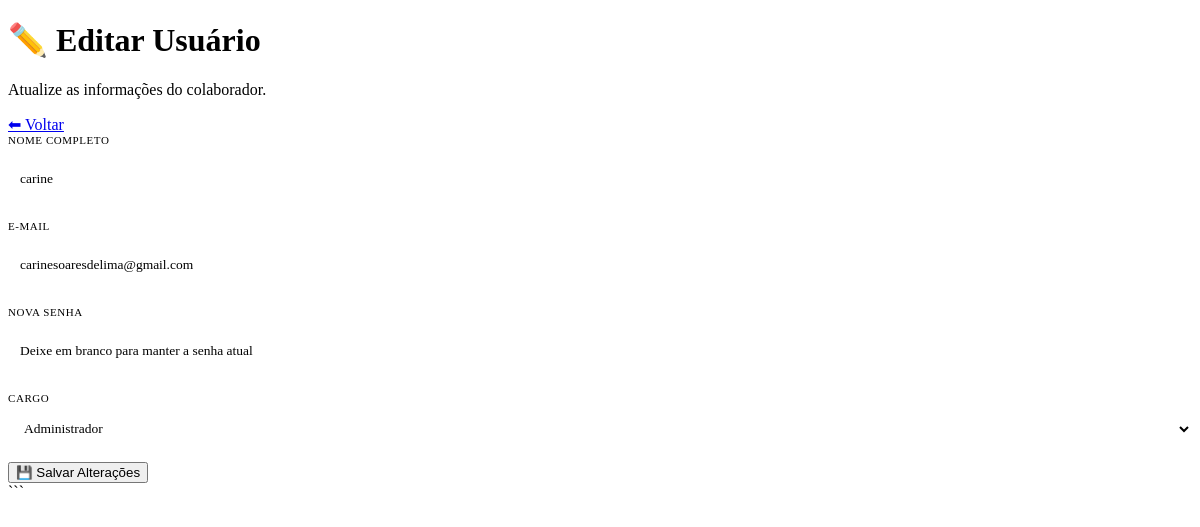
The app's page /editar_usuario/1 (signed in) with its own data.
### tables this page shows
CREATE TABLE usuarios (
        id INTEGER PRIMARY KEY AUTOINCREMENT,
        nome TEXT,
        email TEXT UNIQUE,
        senha TEXT
    , tipo TEXT DEFAULT 'funcionario', ativo INTEGER DEFAULT 1, ultimo_login TIMESTAMP, criado_em TIMESTAMP);

### app.py (the view, shortened to what this page needs)
@app.route("/editar_usuario/<int:id>", methods=["GET", "POST"])
def editar_usuario(id):
    if "user_id" not in session:
        return redirect(url_for("login"))
    conn = get_db()
    usuario = conn.execute(
        "SELECT * FROM usuarios WHERE id=?", (id,)
    ).fetchone()
    conn.close()
    if usuario is None:
        flash("Usuário não encontrado.", "erro")
        return redirect(url_for("usuarios"))
    return render_template("editar_usuario.html", usuario=usuario)

### app.py (called while the page is built)
def get_db():
    conn = sqlite3.connect(DB_PATH)
    conn.row_factory = sqlite3.Row
    return conn

### templates/editar_usuario.html (shortened to what this page needs)
<!DOCTYPE html>
<html lang="pt-br">
<head>
    <link rel="stylesheet" href="{{ url_for('static', filename='css/usuario.css') }}">
</head>
<body class="dashboard-page">
<div class="container">
    <div class="dashboard-box">
        <div class="topo-dashboard">
            <div>
                <h1>✏️ Editar Usuário</h1>
                <p>Atualize as informações do colaborador.</p>
            </div>
            <a href="{{ url_for('usuarios') }}" class="btn-voltar">
                ⬅ Voltar
            </a>
        </div>
        <div class="card">
            <form method="POST">
                <div class="input-group">
                    <label>Nome Completo</label>
                    <input
                        type="text"
                        name="nome"
                        value="{{ usuario.nome }}"
                        required>
                </div>
                <div class="input-group">
                    <label>E-mail</label>
                    <input
                        type="email"
                        name="email"
                        value="{{ usuario.email }}"
                        required>
                </div>
                <div class="input-group">
                    <label>Nova Senha</label>
                    <input
                        type="password"
                        name="senha"
                        placeholder="Deixe em branco para manter a senha atual">
                </div>
                <div class="input-group">
                    <label>Cargo</label>
                    <select name="tipo">
                        <option value="admin"
                            {% if usuario.tipo == 'admin' %}selected{% endif %}>
                            Administrador
                        </option>
                    </select>
                </div>
                <button type="submit">
                    💾 Salvar Alterações
                </button>
            </form>
        </div>
    </div>
</div>
</body>
</html>

### static/css/usuario.css (style rules this page uses)
.input-group { display: flex; flex-direction: column; gap: 6px; margin-bottom: 14px; }
.input-group label { font-size: 11px; font-weight: 500; color: var(--text-muted); text-transform: uppercase; letter-spacing: .05em; }
.input-group input, .input-group select { background: var(--bg-card2); border: 1px solid var(--border); border-radius: var(--radius-sm); color: var(--text); font-family: var(--font); font-size: 13.5px; padding: 8px 12px; outline: none; transition: border-color .15s; height: 38px; width: 100%; }
.input-group input::placeholder { color: var(--text-muted); }
.input-group select option { background: var(--bg-card2); }

### records on screen
usuarios: nome "carine", email "carinesoaresdelima@gmail.com", tipo "Administrador"
